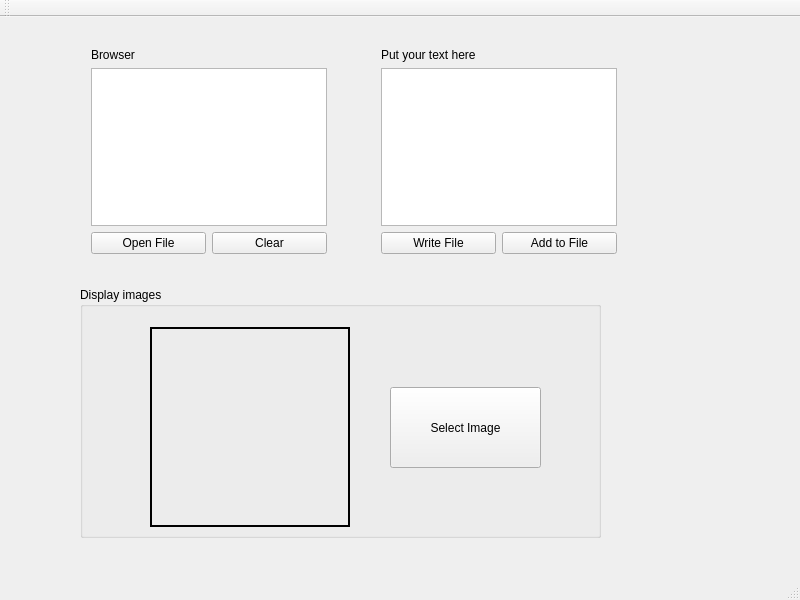
<?xml version="1.0" encoding="UTF-8"?>
<ui version="4.0">
 <class>MainWindow</class>
 <widget class="QMainWindow" name="MainWindow">
  <property name="geometry">
   <rect>
    <x>0</x>
    <y>0</y>
    <width>800</width>
    <height>600</height>
   </rect>
  </property>
  <property name="windowTitle">
   <string>MainWindow</string>
  </property>
  <widget class="QWidget" name="centralWidget">
   <widget class="QGroupBox" name="groupBox">
    <property name="geometry">
     <rect>
      <x>80</x>
      <y>270</y>
      <width>521</width>
      <height>251</height>
     </rect>
    </property>
    <property name="title">
     <string>Display images</string>
    </property>
    <widget class="QLabel" name="label_show_image">
     <property name="geometry">
      <rect>
       <x>70</x>
       <y>40</y>
       <width>200</width>
       <height>200</height>
      </rect>
     </property>
     <property name="frameShape">
      <enum>QFrame::Box</enum>
     </property>
     <property name="lineWidth">
      <number>2</number>
     </property>
     <property name="text">
      <string/>
     </property>
    </widget>
    <widget class="QPushButton" name="pushButton_select_image">
     <property name="geometry">
      <rect>
       <x>310</x>
       <y>100</y>
       <width>151</width>
       <height>81</height>
      </rect>
     </property>
     <property name="text">
      <string>Select Image</string>
     </property>
    </widget>
   </widget>
   <widget class="QWidget" name="">
    <property name="geometry">
     <rect>
      <x>370</x>
      <y>20</y>
      <width>258</width>
      <height>228</height>
     </rect>
    </property>
    <layout class="QVBoxLayout" name="verticalLayout">
     <item>
      <widget class="QLabel" name="label_put_text">
       <property name="text">
        <string>Put your text here</string>
       </property>
      </widget>
     </item>
     <item>
      <widget class="QTextEdit" name="textEdit_put_text"/>
     </item>
     <item>
      <layout class="QHBoxLayout" name="horizontalLayout">
       <property name="sizeConstraint">
        <enum>QLayout::SetNoConstraint</enum>
       </property>
       <item>
        <widget class="QPushButton" name="pushButton_writefile">
         <property name="text">
          <string>Write File</string>
         </property>
        </widget>
       </item>
       <item>
        <widget class="QPushButton" name="pushButton_add2file">
         <property name="text">
          <string>Add to File</string>
         </property>
        </widget>
       </item>
      </layout>
     </item>
    </layout>
   </widget>
   <widget class="QWidget" name="">
    <property name="geometry">
     <rect>
      <x>80</x>
      <y>20</y>
      <width>258</width>
      <height>228</height>
     </rect>
    </property>
    <layout class="QVBoxLayout" name="verticalLayout_2">
     <item>
      <widget class="QLabel" name="label_Browser">
       <property name="text">
        <string>Browser</string>
       </property>
      </widget>
     </item>
     <item>
      <widget class="QTextBrowser" name="textBrowser_Browser"/>
     </item>
     <item>
      <layout class="QHBoxLayout" name="horizontalLayout_2">
       <item>
        <widget class="QPushButton" name="pushButton_openfile">
         <property name="text">
          <string>Open File</string>
         </property>
        </widget>
       </item>
       <item>
        <widget class="QPushButton" name="pushButton_clear">
         <property name="text">
          <string>Clear</string>
         </property>
        </widget>
       </item>
      </layout>
     </item>
    </layout>
   </widget>
  </widget>
  <widget class="QMenuBar" name="menuBar">
   <property name="geometry">
    <rect>
     <x>0</x>
     <y>0</y>
     <width>800</width>
     <height>17</height>
    </rect>
   </property>
  </widget>
  <widget class="QToolBar" name="mainToolBar">
   <attribute name="toolBarArea">
    <enum>TopToolBarArea</enum>
   </attribute>
   <attribute name="toolBarBreak">
    <bool>false</bool>
   </attribute>
  </widget>
  <widget class="QStatusBar" name="statusBar"/>
 </widget>
 <layoutdefault spacing="6" margin="11"/>
 <resources/>
 <connections/>
</ui>
